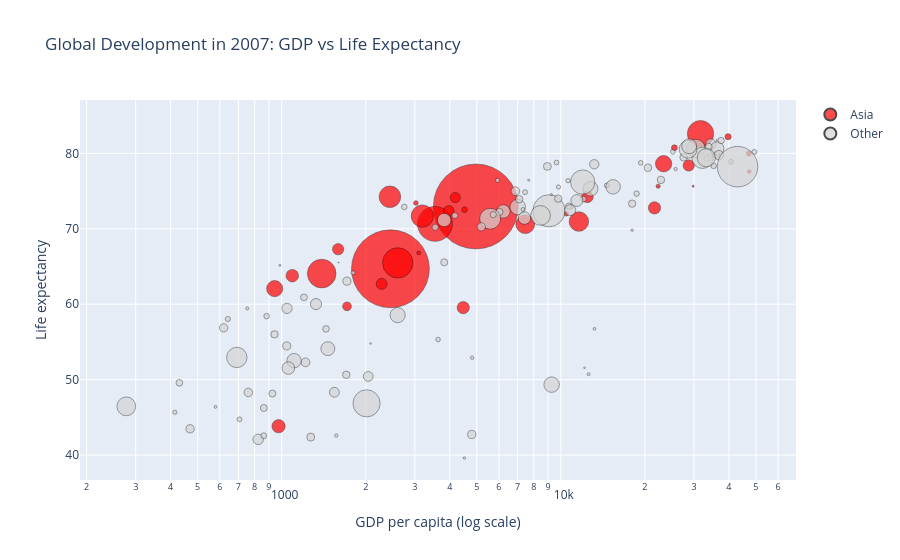

This figure's notebook cell:
### Markdown cell above
## Task 2 — Bubble chart: tell a story

**What to build:** A bubble chart (full 2007 dataset, all countries) where:
- x = GDP per capita (log scale)
- y = life expectancy
- size = population
- colour = ONE continent highlighted (your choice), all others grey
- At least one annotation explaining the highlighted group's story

> This is the grey-and-highlight technique applied to a bubble chart.

### Code cell
# Task 2
# YOUR CODE HERE
import pandas as pd
import plotly.express as px

df = px.data.gapminder()

df_2007 = df[df["year"] == 2007].copy()

highlight_continent = "Asia"

df_2007["highlight"] = df_2007["continent"].apply(
    lambda x: highlight_continent if x == highlight_continent else "Other"
)
fig = px.scatter(
    df_2007,
    x="gdpPercap",
    y="lifeExp",
    size="pop",
    color="highlight",
    hover_name="country",
    log_x=True,
    size_max=60,
    color_discrete_map={
        highlight_continent: "red",
        "Other": "lightgrey"
    },
    title="Global Development in 2007: GDP vs Life Expectancy"
)
fig.add_annotation(
    x=20000,
    y=70,
    text="Asia shows wide variation:<br>high-growth economies vs low-income countries",
    showarrow=True,
    arrowhead=2,
    ax=40,
    ay=-40
)
fig.update_traces(marker=dict(opacity=0.7, line=dict(width=0.5, color="black")))

fig.update_layout(
    xaxis_title="GDP per capita (log scale)",
    yaxis_title="Life expectancy",
    legend_title=""
)

fig.show()

### Figure 1 — Plotly figure (JSON) as saved in the notebook; plotly's stock layout.template omitted (floating-point values rounded to 4 significant figures)
{"data": [{"hovertemplate": "<b>%{hovertext}</b><br><br>highlight=Asia<br>gdpPercap=%{x}<br>lifeExp=%{y}<br>pop=%{marker.size}<extra></extra>", "hovertext": ["Afghanistan", "Bahrain", "Bangladesh", "Cambodia", "China", "Hong Kong, China", "India", "Indonesia", "Iran", "Iraq", "Israel", "Japan", "Jordan", "Korea, Dem. Rep.", "Korea, Rep.", "Kuwait", "Lebanon", "Malaysia", "Mongolia", "Myanmar", "Nepal", "Oman", "Pakistan", "Philippines", "Saudi Arabia", "Singapore", "Sri Lanka", "Syria", "Taiwan", "Thailand", "Vietnam", "West Bank and Gaza", "Yemen, Rep."], "legendgroup": "Asia", "marker": {"color": "red", "line": {"color": "black", "width": 0.5}, "opacity": 0.7, "size": [31889923, 708573, 150448339, 14131858, 1318683096, 6980412, 1110396331, 223547000, 69453570, 27499638, 6426679, 127467972, 6053193, 23301725, 49044790, 2505559, 3921278, 24821286, 2874127, 47761980, 28901790, 3204897, 169270617, 91077287, 27601038, 4553009, 20378239, 19314747, 23174294, 65068149, 85262356, 4018332, 22211743], "sizemode": "area", "sizeref": 366300.0, "symbol": "circle"}, "mode": "markers", "name": "Asia", "orientation": "v", "showlegend": true, "type": "scatter", "x": [974.6, 29800.0, 1391.0, 1714.0, 4959.0, 39720.0, 2452.0, 3541.0, 11610.0, 4471.0, 25520.0, 31660.0, 4519.0, 1593.0, 23350.0, 47310.0, 10460.0, 12450.0, 3096.0, 944.0, 1091.0, 22320.0, 2606.0, 3190.0, 21650.0, 47140.0, 3970.0, 4185.0, 28720.0, 7458.0, 2442.0, 3025.0, 2281.0], "xaxis": "x", "y": [43.83, 75.64, 64.06, 59.72, 72.96, 82.21, 64.7, 70.65, 70.96, 59.55, 80.75, 82.6, 72.53, 67.3, 78.62, 77.59, 71.99, 74.24, 66.8, 62.07, 63.78, 75.64, 65.48, 71.69, 72.78, 79.97, 72.4, 74.14, 78.4, 70.62, 74.25, 73.42, 62.7], "yaxis": "y"}, {"hovertemplate": "<b>%{hovertext}</b><br><br>highlight=Other<br>gdpPercap=%{x}<br>lifeExp=%{y}<br>pop=%{marker.size}<extra></extra>", "hovertext": ["Albania", "Algeria", "Angola", "Argentina", "Australia", "Austria", "Belgium", "Benin", "Bolivia", "Bosnia and Herzegovina", "Botswana", "Brazil", "Bulgaria", "Burkina Faso", "Burundi", "Cameroon", "Canada", "Central African Republic", "Chad", "Chile", "Colombia", "Comoros", "Congo, Dem. Rep.", "Congo, Rep.", "Costa Rica", "Cote d'Ivoire", "Croatia", "Cuba", "Czech Republic", "Denmark", "Djibouti", "Dominican Republic", "Ecuador", "Egypt", "El Salvador", "Equatorial Guinea", "Eritrea", "Ethiopia", "Finland", "France", "Gabon", "Gambia", "Germany", "Ghana", "Greece", "Guatemala", "Guinea", "Guinea-Bissau", "Haiti", "Honduras", "Hungary", "Iceland", "Ireland", "Italy", "Jamaica", "Kenya", "Lesotho", "Liberia", "Libya", "Madagascar", "Malawi", "Mali", "Mauritania", "Mauritius", "Mexico", "Montenegro", "Morocco", "Mozambique", "Namibia", "Netherlands", "New Zealand", "Nicaragua", "Niger", "Nigeria", "Norway", "Panama", "Paraguay", "Peru", "Poland", "Portugal", "Puerto Rico", "Reunion", "Romania", "Rwanda", "Sao Tome and Principe", "Senegal", "Serbia", "Sierra Leone", "Slovak Republic", "Slovenia", "Somalia", "South Africa", "Spain", "Sudan", "Swaziland", "Sweden", "Switzerland", "Tanzania", "Togo", "Trinidad and Tobago", "Tunisia", "Turkey", "Uganda", "United Kingdom", "United States", "Uruguay", "Venezuela", "Zambia", "Zimbabwe"], "legendgroup": "Other", "marker": {"color": "lightgrey", "line": {"color": "black", "width": 0.5}, "opacity": 0.7, "size": [3600523, 33333216, 12420476, 40301927, 20434176, 8199783, 10392226, 8078314, 9119152, 4552198, 1639131, 190010647, 7322858, 14326203, 8390505, 17696293, 33390141, 4369038, 10238807, 16284741, 44227550, 710960, 64606759, 3800610, 4133884, 18013409, 4493312, 11416987, 10228744, 5468120, 496374, 9319622, 13755680, 80264543, 6939688, 551201, 4906585, 76511887, 5238460, 61083916, 1454867, 1688359, 82400996, 22873338, 10706290, 12572928, 9947814, 1472041, 8502814, 7483763, 9956108, 301931, 4109086, 58147733, 2780132, 35610177, 2012649, 3193942, 6036914, 19167654, 13327079, 12031795, 3270065, 1250882, 108700891, 684736, 33757175, 19951656, 2055080, 16570613, 4115771, 5675356, 12894865, 135031164, 4627926, 3242173, 6667147, 28674757, 38518241, 10642836, 3942491, 798094, 22276056, 8860588, 199579, 12267493, 10150265, 6144562, 5447502, 2009245, 9118773, 43997828, 40448191, 42292929, 1133066, 9031088, 7554661, 38139640, 5701579, 1056608, 10276158, 71158647, 29170398, 60776238, 301139947, 3447496, 26084662, 11746035, 12311143], "sizemode": "area", "sizeref": 366300.0, "symbol": "circle"}, "mode": "markers", "name": "Other", "orientation": "v", "showlegend": true, "type": "scatter", "x": [5937.0, 6223.0, 4797.0, 12780.0, 34440.0, 36130.0, 33690.0, 1441.0, 3822.0, 7446.0, 12570.0, 9066.0, 10680.0, 1217.0, 430.1, 2042.0, 36320.0, 706.0, 1704.0, 13170.0, 7007.0, 986.1, 277.6, 3633.0, 9645.0, 1545.0, 14620.0, 8948.0, 22830.0, 35280.0, 2082.0, 6025.0, 6873.0, 5581.0, 5728.0, 12150.0, 641.4, 690.8, 33210.0, 30470.0, 13210.0, 752.7, 32170.0, 1328.0, 27540.0, 5186.0, 942.7, 579.2, 1202.0, 3548.0, 18010.0, 36180.0, 40680.0, 28570.0, 7321.0, 1463.0, 1569.0, 414.5, 12060.0, 1045.0, 759.3, 1043.0, 1803.0, 10960.0, 11980.0, 9254.0, 3820.0, 823.7, 4811.0, 36800.0, 25190.0, 2749.0, 619.7, 2014.0, 49360.0, 9809.0, 4173.0, 7409.0, 15390.0, 20510.0, 19330.0, 7670.0, 10810.0, 863.1, 1598.0, 1712.0, 9787.0, 862.5, 18680.0, 25770.0, 926.1, 9270.0, 28820.0, 2602.0, 4513.0, 33860.0, 37510.0, 1107.0, 883.0, 18010.0, 7093.0, 8458.0, 1056.0, 33200.0, 42950.0, 10610.0, 11420.0, 1271.0, 469.7], "xaxis": "x", "y": [76.42, 72.3, 42.73, 75.32, 81.23, 79.83, 79.44, 56.73, 65.55, 74.85, 50.73, 72.39, 73.0, 52.3, 49.58, 50.43, 80.65, 44.74, 50.65, 78.55, 72.89, 65.15, 46.46, 55.32, 78.78, 48.33, 75.75, 78.27, 76.49, 78.33, 54.79, 72.23, 74.99, 71.34, 71.88, 51.58, 58.04, 52.95, 79.31, 80.66, 56.73, 59.45, 79.41, 60.02, 79.48, 70.26, 56.01, 46.39, 60.92, 70.2, 73.34, 81.76, 78.89, 80.55, 72.57, 54.11, 42.59, 45.68, 73.95, 59.44, 48.3, 54.47, 64.16, 72.8, 76.19, 74.54, 71.16, 42.08, 52.91, 79.76, 80.2, 72.9, 56.87, 46.86, 80.2, 75.54, 71.75, 71.42, 75.56, 78.1, 78.75, 76.44, 72.48, 46.24, 65.53, 63.06, 74.0, 42.57, 74.66, 77.93, 48.16, 49.34, 80.94, 58.56, 39.61, 80.88, 81.7, 52.52, 58.42, 69.82, 73.92, 71.78, 51.54, 79.42, 78.24, 76.38, 73.75, 42.38, 43.49], "yaxis": "y"}], "layout": {"annotations": [{"arrowhead": 2, "ax": 40, "ay": -40, "showarrow": true, "text": "Asia shows wide variation:<br>high-growth economies vs low-income countries", "x": 20000, "y": 70}], "legend": {"itemsizing": "constant", "title": {"text": ""}, "tracegroupgap": 0}, "title": {"text": "Global Development in 2007: GDP vs Life Expectancy"}, "xaxis": {"anchor": "y", "domain": [0, 1], "title": {"text": "GDP per capita (log scale)"}, "type": "log"}, "yaxis": {"anchor": "x", "domain": [0, 1], "title": {"text": "Life expectancy"}}}}
